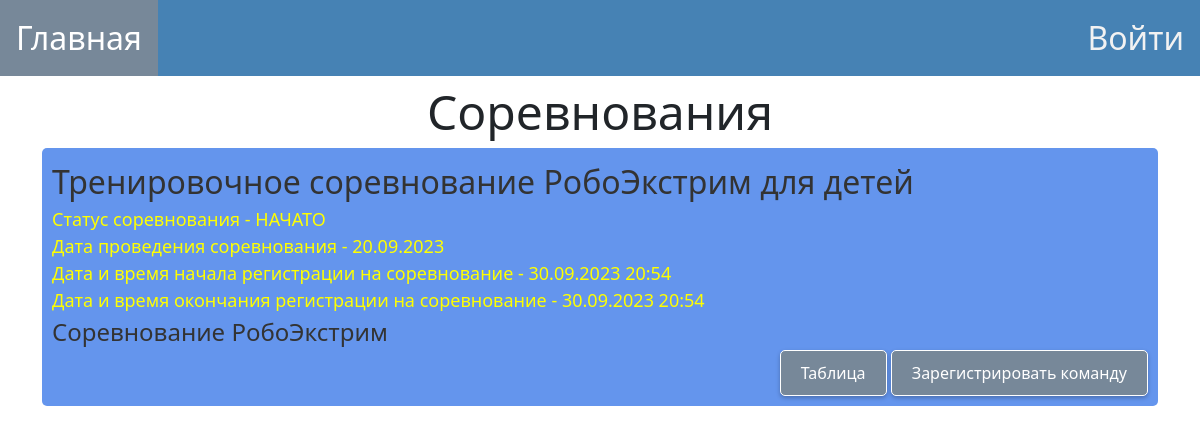
Before: / with the older database file.
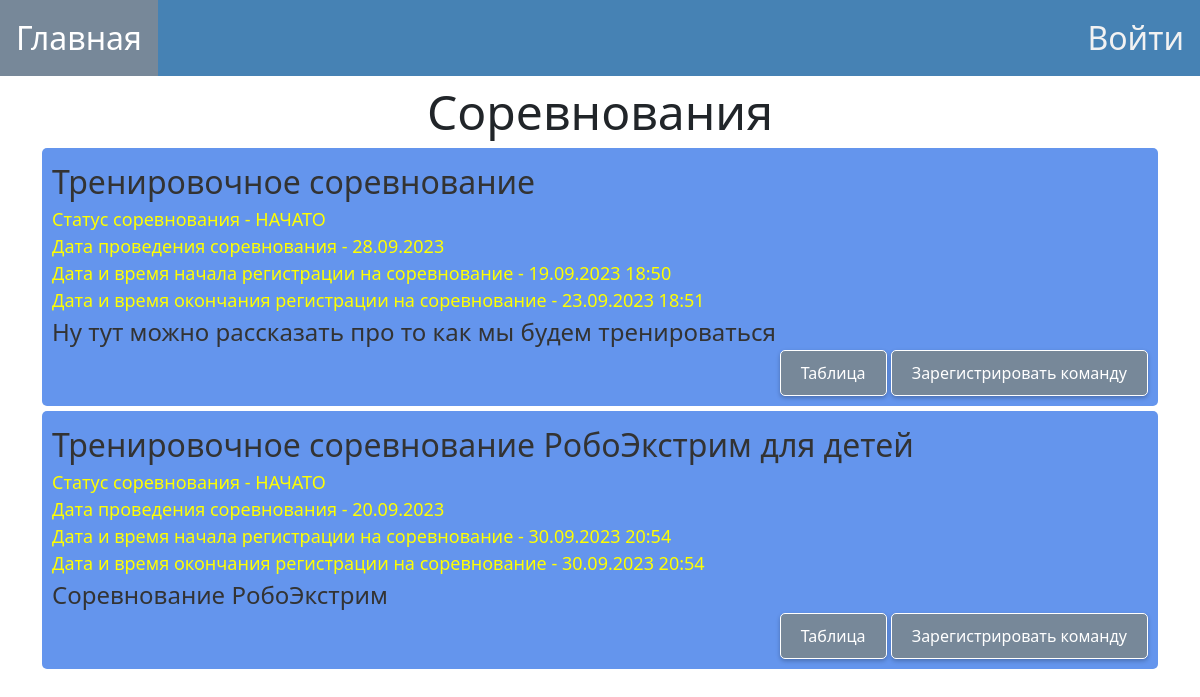
After: the same page with the newer database file.
### for_work_with_database/class_db_competition.py (models this page shows)
class Competition(SqlAlchemyBase):
    __tablename__ = 'competition'
    id = Column(Integer, primary_key=True, autoincrement=True)
    date = Column(Text)
    commentary = Column(Text)
    date_of_ending_registration_members = Column(Text)
    started = Column(Text)
    date_of_starting_registration_members = Column(Text)
    header_for_competition = Column(Text)

### main.py (the view)
@app.route("/")
@limiter.limit(REQUESTS_TIME)
def main_page():
    sess = db_session.create_session()
    competitions = sorted(sess.query(Competition).all(), key=lambda x: x.date, reverse=True)
    return render_template("main_page.html", competitions=competitions)

### for_work_with_database/db_session.py (called while the page is built)
def create_session() -> Session:
    global __factory
    return __factory()

### templates/main_page.html (shortened to what this page needs)
{% extends "base.html" %}
{% block content %}
<head>
</head>
<body>
<div align="center">
    <font size="45%">Соревнования</font><br>
</div>
<div align="center">
    <ul class="competitions">
        {% for competition in competitions%}
        <li>
            <div align="left">
                <font size="6%">{{competition.header_for_competition}}</font><br>
                {% if competition.started == "not_started"%}
                    <font color="yellow" size="4%">Статус соревнования - НЕ НАЧАТО</font>
                {% elif competition.started == "started" %}
                    <font color="yellow" size="4%">Статус соревнования - НАЧАТО</font>
                {% else %}
                    <font color="yellow" size="4%">Статус соревнования - ЗАКОНЧЕНО</font>
                {% endif %}
                <br>
                <font color="yellow" size="4%">Дата проведения соревнования - {{".".join(competition.date.split("-")[::-1])}}</font>
                <br>
                <font color="yellow" size="4%">Дата и время начала регистрации на соревнование - {{".".join(competition.date_of_starting_registration_members.split("T")[0].split("-")[::-1]) + " " + competition.date_of_starting_registration_members.split("T")[1]}}</font>
                <br>
                <font color="yellow" size="4%">Дата и время окончания регистрации на соревнование - {{".".join(competition.date_of_ending_registration_members.split("T")[0].split("-")[::-1]) + " " + competition.date_of_ending_registration_members.split("T")[1]}}</font>
                <br>
                <font size="5%">{{competition.commentary}}</font>
            </div>
            <div align="right">
                <a href="/table/pilot/{{competition.id}}">
                    <button class="green_button">Таблица</button>
                </a>
                {% if not current_user.is_authenticated %}
                    <a href="/reg_team/{{competition.id}}">
                        <button class="green_button">Зарегистрировать команду</button>
                    </a>
                {% endif %}
            </div>
        </li>
        {% endfor %}
    </ul>
</div>
</body>
{% endblock %}

### templates/base.html (shortened to what this page needs)
<!DOCTYPE html>
<html lang="en">
<head>
    <link href="https://cdn.jsdelivr.net/npm/bootstrap@5.0.2/dist/css/bootstrap.min.css" rel="stylesheet"
>
    <link rel="stylesheet" href="{{ url_for('static',filename='styles/style.css') }}">
    <div class="topnav">
        <a class="active" href="/">Главная</a>
        {% if not current_user.is_authenticated%}
            <a href="/login_user" style="float: right">Войти</a>
        {% else %}
            <a href="/" style="float: right">
                {{current_user.name}} {{current_user.last_name}}
            </a>
            <a href="/logout" style="float: right"><font color="red">Выйти</font></a>
        {% endif %}
    </div>
</head>
<main role="main" class="container">
    {% block content %}{% endblock %}
</main>
</html>

### static/styles/style.css (style rules this page uses)
.topnav { background-color: #4682B4; overflow: hidden; }
.topnav a { float: left; color: #f2f2f2; text-align: center; padding: 14px 16px; text-decoration: none; font-size: 200%; }
.topnav a.active { background-color: #778899; color: white; }
ul.competitions { list-style-type: none; padding: 0; margin: 0; }
ul.competitions li { padding: 10px; margin-bottom: 5px; background-color: #6495ED; border-radius: 5px; color: #333; }
a { text-decoration: none; }
button.green_button { background-color: #778899; color: white; border: none; padding: 10px 20px; border-radius: 5px; box-shadow: 0px 2px 4px rgba(0, 0, 0, 0.25); font-size: 16px; border: 1px solid white; }

Changed rows visible on the page:
added Competition: header_for_competition "Тренировочное соревнование", started "Статус соревнования - НАЧАТО", date "28.09.2023", date_of_starting_registration_members "19.09.2023 18:50", date_of_ending_registration_members "23.09.2023 18:51", commentary "Ну тут можно рассказать про то как мы будем тренироваться"
